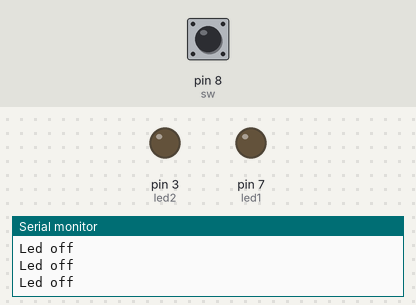
Recording of a sketch running on a simulated Arduino Uno, built with avr-gcc and run on an emulated ATmega328P. On the bench: output pins drawn as LEDs (lit = HIGH), the last lines printed to the serial monitor. Dashed ring = blinking. The test bench sets the inputs (shaded band); at power-on: pin 8 (sw) HIGH.

Above: at 1.2 s.
1.3 s: pin 8 (sw) pulled LOW for 0.15 s
At 1.38 s:
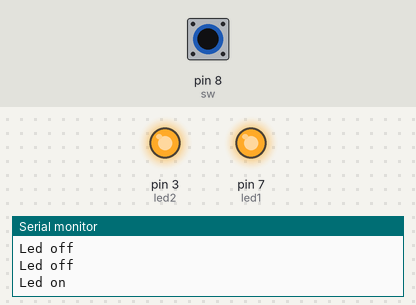
2.9 s: pin 8 (sw) pulled LOW for 1 s
At 4.2 s:
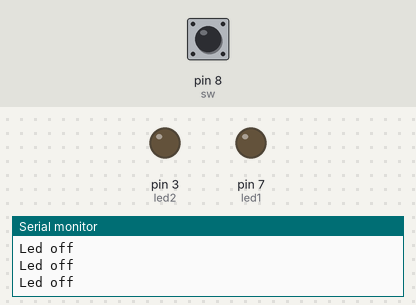
6.9 s: pin 8 (sw) pulsed LOW 2 times (0.12 s each, 0.3 s apart)
At 6.96 s:
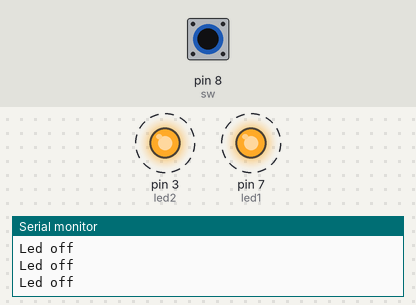
10.5 s: pin 8 (sw) driven LOW
At 11.5 s:
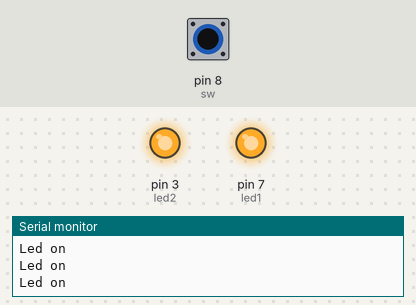
13.5 s: pin 8 (sw) driven HIGH
At 13.9 s:
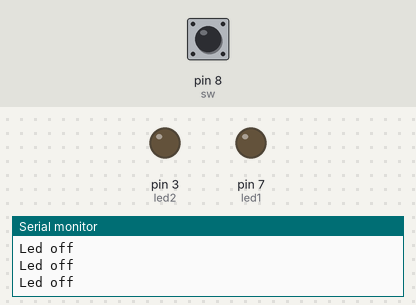
Timing chart, 0 to 16.5 s (numbered marks = the images above; inputs shaded):
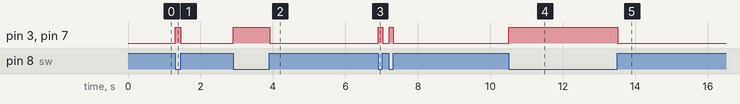

The sketch:

switch.ino
```cpp
int sw = 8;
int led1 = 7;
int led2 = 3;
void setup() {
Serial.begin(9600);
pinMode(led1 , OUTPUT);
pinMode(led2 , OUTPUT);
pinMode(sw , INPUT_PULLUP);
}
void loop() {
int value = digitalRead(sw);

if(value == 0){
  digitalWrite(led1 , HIGH);
  digitalWrite(led2 , HIGH);
  Serial.println("Led on");
}
else{
  digitalWrite(led1 , LOW);
  digitalWrite(led2 , LOW);
  Serial.println("Led off");

}
}
```

Measured:
- after the input at 1.3 s, pin 3 (led2), pin 7 (led1): LOW → HIGH at once, → LOW 0.15 s later
- after the input at 2.9 s, pin 3 (led2), pin 7 (led1): LOW → HIGH at once, → LOW 1.0 s later
- after the input at 6.9 s, pin 3 (led2), pin 7 (led1): alternates HIGH for 0.12 s and LOW for 0.18 s, 4 changes in all, then stays LOW, starting at once
- after the input at 10.5 s, pin 3 (led2), pin 7 (led1): LOW → HIGH at once
- after the input at 13.5 s, pin 3 (led2), pin 7 (led1): HIGH → LOW at once
